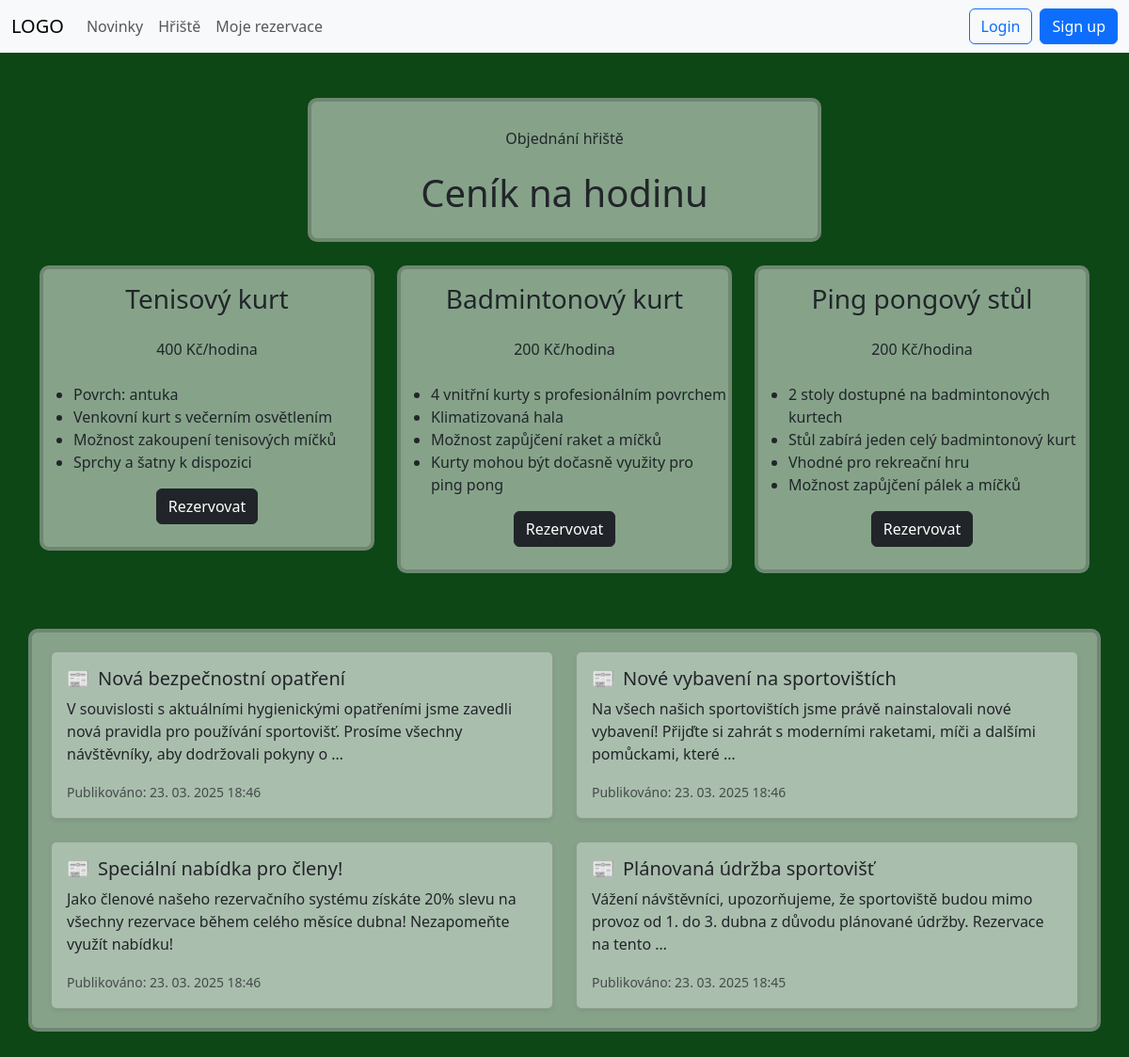
The app's page /index/ with its own data.
### rezervace/models.py (models this page shows, shortened)
class Novinky(models.Model):
    titulek = models.CharField(max_length=255)
    text = models.TextField()
    vytvoreno = models.DateTimeField(default=timezone.now)
    zverejneno = models.BooleanField(default=False)
    autor = models.ForeignKey(Uzivatele, on_delete=models.CASCADE, related_name='novinky')

### rezervace/views.py (the view)
# urls.py: path('index/', views.index, name='index'),
def index(request):
    news = Novinky.objects.all().order_by('-vytvoreno')[:4]
    return render(request, 'rezervace/index.html', {'news': news})

### templates/rezervace/index.html (shortened to what this page needs)
<!DOCTYPE html>
<html lang="en">
<head>
    <link href="https://cdn.jsdelivr.net/npm/bootstrap@5.3.0/dist/css/bootstrap.min.css" rel="stylesheet">
    {% load static %}
    <link href="{% static './style.css' %}" rel="stylesheet">
</head>
<body style="background-color: #0D4715;">
    <div id="particles-js"></div>
    <nav class="navbar navbar-expand-lg navbar-light bg-light">
        <div class="container-fluid">
            <a class="navbar-brand" href="{% url 'index' %}">LOGO</a>
            <div class="collapse navbar-collapse" id="navbarNav">
                <ul class="navbar-nav me-auto mb-2 mb-lg-0">
                    <li class="nav-item">
                        <a class="nav-link" href="{% url 'index' %}">Novinky</a>
                    </li>
                    <li class="nav-item">
                        <a class="nav-link" href="{% url 'hriste' %}">Hřiště</a>
                    </li>
                    <li class="nav-item">
                        <a class="nav-link" href="{% url 'rezervace' %}">Moje rezervace</a>
                    </li>
                </ul>
                <div class="d-flex align-items-center">
                    {% if user.is_authenticated %}
                        <span class="me-2">Signed as: {{ user.uzivatele.jmeno }}</span>
                        <a href="{% url 'logout' %}" class="btn btn-outline-danger me-2">Logout</a>
                        <a href="{% url 'profile' %}" class="btn btn-outline-primary me-2">Nastavení</a>
                    {% else %}
                        <a href="{% url 'login' %}" class="btn btn-outline-primary me-2">Login</a>
                        <a href="{% url 'signup' %}" class="btn btn-primary">Sign up</a>
                    {% endif %}
                </div>
            </div>
        </div>
    </nav>
    <div class="container my-5">
        <div class="row">
            <div class="col-sm-3"></div>
            <div class="col-sm-6">
                <div class="card"
                     style="padding-top: 15px; border-width: 4px; border-radius: 10px; background: rgba(255, 255, 255, 0.5)">
                    <h6 class="text-center mb-4" style="padding-top: 15px;">Objednání hřiště</h6>
                    <h1 class="text-center mb-4">Ceník na hodinu</h1>
                </div>
            </div>
            <div class="col-sm-3"></div>
        </div>
        <div class="row" style="padding-top: 25px;">
            <div class="col-md-4 mb-4">
                <div class="card card-zoom"
                     style="padding-top: 15px; border-width: 4px; border-radius: 10px; background: rgba(255, 255, 255, 0.5)">
                    <div>
                        <h3 class="text-center mb-4">Tenisový kurt</h3>
                        <div class="text-center mb-4 price">400 Kč/hodina</div>
                        <ul>
                          <li>Povrch: antuka</li>
                          <li>Venkovní kurt s večerním osvětlením</li>
                          <li>Možnost zakoupení tenisových míčků</li>
                          <li>Sprchy a šatny k dispozici</li>
                        </ul>
                        <div class="text-center mb-4">
                            <a href="{% url 'hriste' %}" class="btn btn-dark btn-color">Rezervovat</a>
                        </div>
                    </div>
                </div>
            </div>
            <div class="col-md-4 mb-4">
                <div class="card card-zoom"
                     style="padding-top: 15px; border-width: 4px; border-radius: 10px; background: rgba(255, 255, 255, 0.5)">
                    <div>
                        <h3 class="text-center mb-4">Badmintonový kurt</h3>
                        <div class="text-center mb-4 price">200 Kč/hodina</div>
                        <ul>
                          <li>4 vnitřní kurty s profesionálním povrchem</li>
                          <li>Klimatizovaná hala</li>
                          <li>Možnost zapůjčení raket a míčků</li>
                          <li>Kurty mohou být dočasně využity pro ping pong</li>
                        </ul>
                        <div class="text-center mb-4">
                            <a href="{% url 'hriste' %}" class="btn btn-dark btn-color">Rezervovat</a>
                        </div>
                    </div>
                </div>
            </div>
            <div class="col-md-4 mb-4">
                <div class="card card-zoom"
                     style="padding-top: 15px; border-width: 4px; border-radius: 10px; background: rgba(255, 255, 255, 0.5)">
                    <div>
                        <h3 class="text-center mb-4">Ping pongový stůl</h3>
                        <div class="text-center mb-4 price">200 Kč/hodina</div>
                        <ul>
                            <li>2 stoly dostupné na badmintonových kurtech</li>
                            <li>Stůl zabírá jeden celý badmintonový kurt</li>
                            <li>Vhodné pro rekreační hru</li>
                            <li>Možnost zapůjčení pálek a míčků</li>
                        </ul>
                        <div class="text-center mb-4">
                            <a href="{% url 'hriste' %}" class="btn btn-dark btn-color">Rezervovat</a>
                        </div>
                    </div>
                </div>
            </div>
        </div>
        <div class="row" style="padding-top: 35px;">
            <div class="card"
                 style="padding: 20px; border-width: 4px; border-radius: 10px; background: rgba(255, 255, 255, 0.5)">
                <div class="row row-cols-1 row-cols-md-2 g-4">
                    {% for article in news %}
                    <div class="col">
                        <div class="card h-100 shadow-sm card-zoom" style="background: rgba(255, 255, 255, 0.3)">
                            <div class="card-body">
                                <h5 class="card-title">
                                    <span class="me-2">📰</span>{{ article.titulek }}
                                </h5>
                                <p class="card-text">
                                    {{ article.text|truncatewords:20 }}
                                </p>
                                <small class="text-muted">
                                    Publikováno: {{ article.vytvoreno|date:"d. m. Y H:i" }}
                                </small>
                            </div>
                        </div>
                    </div>
                    {% endfor %}
                </div>
            </div>
        </div>
    </div>
</body>
</html>

### templates/rezervace/index.html (style rules this page uses)
#particles-js { position: absolute; width: 100%; height: 100%; top: 0; left: 0; z-index: -1; }

### records on screen
Novinky: titulek "Nová bezpečnostní opatření", text "V souvislosti s aktuálními hygienickými opatřeními jsme zavedli nová pravidla pro používání sportovišť. Prosíme všechny návštěvníky, aby dodržovali pokyny o …", vytvoreno "23. 03. 2025 18:46"
Novinky: titulek "Nové vybavení na sportovištích", text "Na všech našich sportovištích jsme právě nainstalovali nové vybavení! Přijďte si zahrát s moderními raketami, míči a dalšími pomůckami, které …", vytvoreno "23. 03. 2025 18:46"
Novinky: titulek "Speciální nabídka pro členy!", text "Jako členové našeho rezervačního systému získáte 20% slevu na všechny rezervace během celého měsíce dubna! Nezapomeňte využít nabídku!", vytvoreno "23. 03. 2025 18:46"
Novinky: titulek "Plánovaná údržba sportovišť", text "Vážení návštěvníci, upozorňujeme, že sportoviště budou mimo provoz od 1. do 3. dubna z důvodu plánované údržby. Rezervace na tento …", vytvoreno "23. 03. 2025 18:45"
